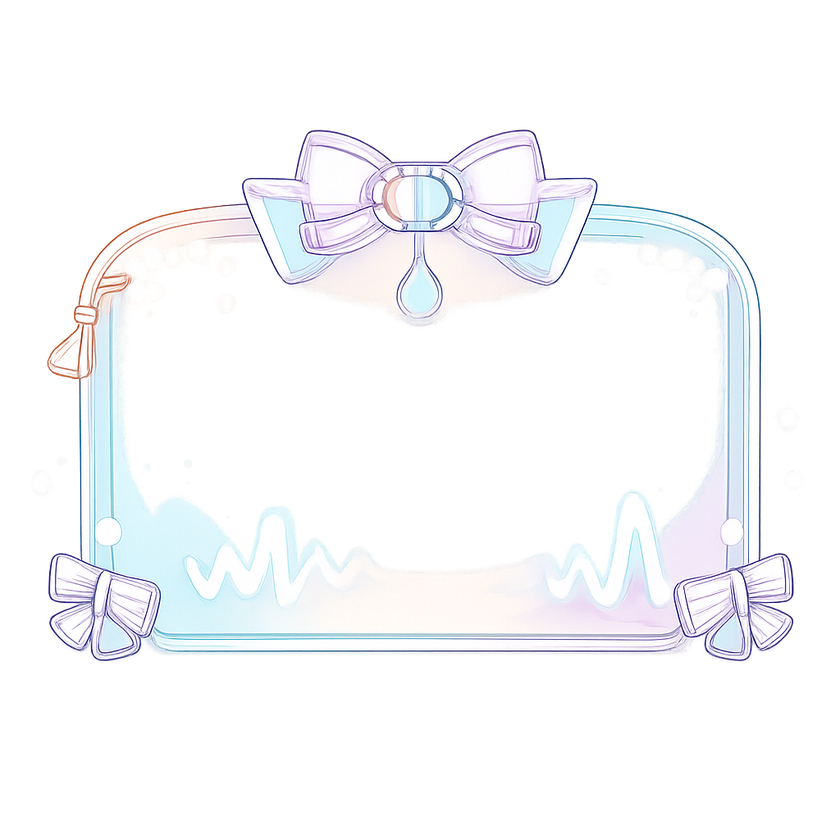
#> input picture desktop/src/assets/transvortex/asr-config-charm.png, 840 x 840 px, shrunk from 1024 x 1024 before the run
$ python extract_checkerboard_alpha.py --input ../desktop/src/assets/transvortex/asr-config-charm.png --out out.png
#> lines starting #> are read from the running program, lines starting #| are printed output that depends on the picture; after the words box and inside, x2 and y2 are one past the last pixel; in counts of white or black regions, pixels touching at a corner belong together
"""Extract alpha from images that contain a rendered checkerboard background.

This is a production-asset helper for generated frontend images. Some image
models draw a fake transparency checkerboard instead of returning a PNG with an
alpha channel. This script removes only checkerboard-colored pixels connected to
the image boundary, then writes a real RGBA PNG.
"""

from __future__ import annotations

import argparse
from collections import Counter, deque
from pathlib import Path

try:
    from PIL import Image, ImageFilter
except ImportError as exc:  # pragma: no cover - environment guard
    raise SystemExit(
        "Pillow is required. Install it with: python -m pip install pillow"
    ) from exc


RGB = tuple[int, int, int]


def parse_args() -> argparse.Namespace:
    parser = argparse.ArgumentParser(
        description="Convert fake checkerboard transparency into a real alpha PNG."
    )
    parser.add_argument("--input", required=True, help="Source PNG with fake checkerboard background.")
    parser.add_argument("--out", required=True, help="Output RGBA PNG path.")
    parser.add_argument(
        "--tolerance",
        type=int,
        default=18,
        help="RGB distance tolerance for checkerboard colors. Default: 18.",
    )
    parser.add_argument(
        "--sample-step",
        type=int,
        default=8,
        help="Pixel step for border color sampling. Default: 8.",
    )
    parser.add_argument(
        "--edge-contract",
        type=int,
        default=1,
        help="Grow the removed background by this many pixels. Default: 1.",
    )
    parser.add_argument(
        "--edge-feather",
        type=float,
        default=0.5,
        help="Feather alpha edge radius in pixels. Default: 0.5.",
    )
    return parser.parse_args()


def rgb_distance(a: RGB, b: RGB) -> int:
    return max(abs(a[0] - b[0]), abs(a[1] - b[1]), abs(a[2] - b[2]))


def quantize(color: RGB, bucket: int = 8) -> RGB:
    return tuple((channel // bucket) * bucket for channel in color)  # type: ignore[return-value]


def sample_border_colors(image: Image.Image, step: int) -> list[RGB]:
    rgb = image.convert("RGB")
    width, height = rgb.size
    pixels = rgb.load()
    colors: list[RGB] = []

    for x in range(0, width, step):
        colors.append(pixels[x, 0])
        colors.append(pixels[x, height - 1])
    for y in range(0, height, step):
        colors.append(pixels[0, y])
        colors.append(pixels[width - 1, y])

    counts = Counter(quantize(color) for color in colors)
    return [color for color, _count in counts.most_common(4)]


def is_background(color: RGB, background_colors: list[RGB], tolerance: int) -> bool:
    return any(rgb_distance(color, bg) <= tolerance for bg in background_colors)


def flood_boundary_background(
    image: Image.Image, background_colors: list[RGB], tolerance: int
) -> Image.Image:
    rgb = image.convert("RGB")
    width, height = rgb.size
    pixels = rgb.load()
    visited = bytearray(width * height)
    queue: deque[tuple[int, int]] = deque()

    def index(x: int, y: int) -> int:
        return y * width + x

    def enqueue_if_background(x: int, y: int) -> None:
        i = index(x, y)
        if visited[i]:
            return
        visited[i] = 1
        if is_background(pixels[x, y], background_colors, tolerance):
            queue.append((x, y))

    for x in range(width):
        enqueue_if_background(x, 0)
        enqueue_if_background(x, height - 1)
    for y in range(height):
        enqueue_if_background(0, y)
        enqueue_if_background(width - 1, y)

    background = Image.new("L", (width, height), 0)
    background_pixels = background.load()

    while queue:
        x, y = queue.popleft()
        background_pixels[x, y] = 255
        for nx, ny in ((x - 1, y), (x + 1, y), (x, y - 1), (x, y + 1)):
            if nx < 0 or ny < 0 or nx >= width or ny >= height:
                continue
            i = index(nx, ny)
            if visited[i]:
                continue
            visited[i] = 1
            if is_background(pixels[nx, ny], background_colors, tolerance):
                queue.append((nx, ny))

    return background


def make_alpha(background_mask: Image.Image, edge_contract: int, edge_feather: float) -> Image.Image:
    mask = background_mask
    if edge_contract > 0:
        mask = mask.filter(ImageFilter.MaxFilter(edge_contract * 2 + 1))

    alpha = Image.eval(mask, lambda value: 255 - value)
    if edge_feather > 0:
        alpha = alpha.filter(ImageFilter.GaussianBlur(edge_feather))
    return alpha


def main() -> int:
    args = parse_args()
    source = Path(args.input)
    out = Path(args.out)

    image = Image.open(source).convert("RGBA")
#> image is the input picture: PIL image 840x840 RGBA; mean R, G, B, A 62.6, 63.5, 65.8, 62.5
    background_colors = sample_border_colors(image, args.sample_step)
#> in sample_border_colors, `rgb = image.convert("RGB")`:
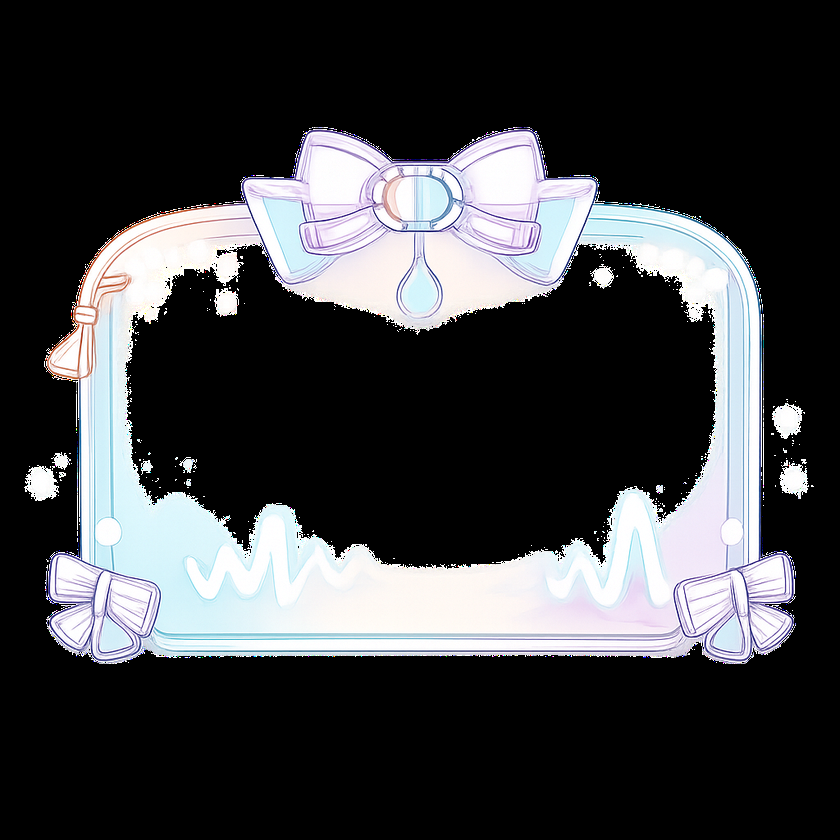
#> rgb: PIL image 840x840 RGB; mean R, G, B 62.6, 63.5, 65.8
#> after the loop in sample_border_colors, `for x in range(0, width, step):`: colors = 210 items, first 6: (0, 0, 0), (0, 0, 0), (0, 0, 0), (0, 0, 0), (0, 0, 0), (0, 0, 0)
#> after the loop in sample_border_colors, `for y in range(0, height, step):`: colors = 420 items, first 6: (0, 0, 0), (0, 0, 0), (0, 0, 0), (0, 0, 0), (0, 0, 0), (0, 0, 0)
#> in sample_border_colors, `counts = Counter(quantize(color) for color in colors)`: counts = {(0, 0, 0): 420}
#> background_colors = [(0, 0, 0)]
    background = flood_boundary_background(image, background_colors, args.tolerance)
#> in flood_boundary_background, `background = Image.new("L", (width, height), 0)`: background: PIL image 840x840 L; every value is 0
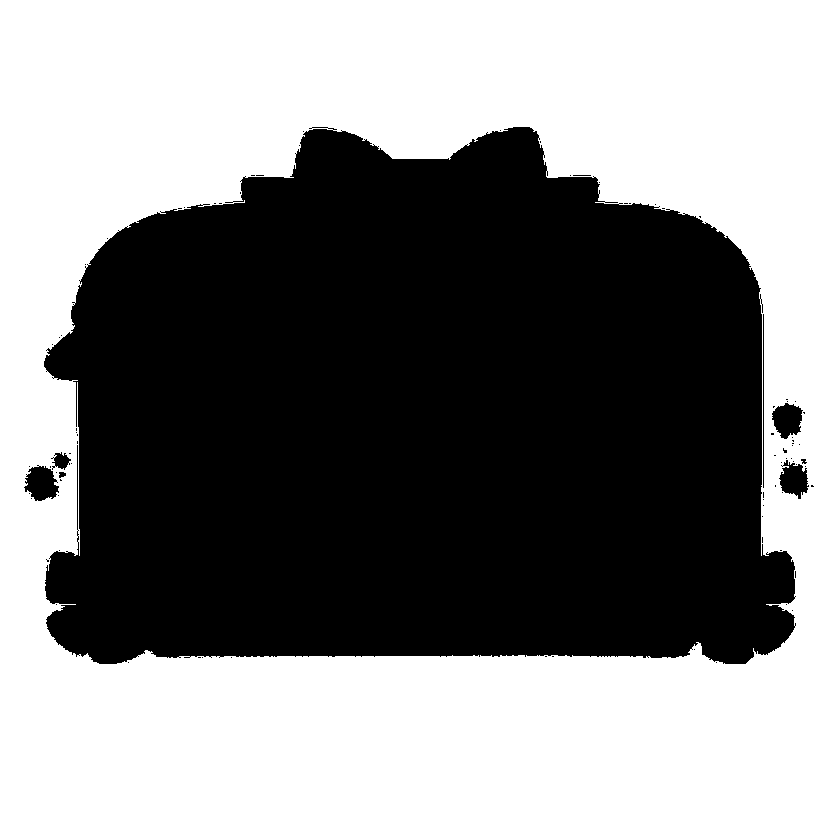
#> background: PIL image 840x840 L; 53% white; 87 black regions (79 under 20 px), largest, box (x1, y1, x2, y2) and area: (44, 127, 796, 664) 328976, (24, 465, 59, 501) 859, (772, 403, 803, 439) 776
    alpha = make_alpha(background, args.edge_contract, args.edge_feather)
#> in make_alpha, `mask = mask.filter(ImageFilter.MaxFilter(edge_contract * 2 + 1))`:
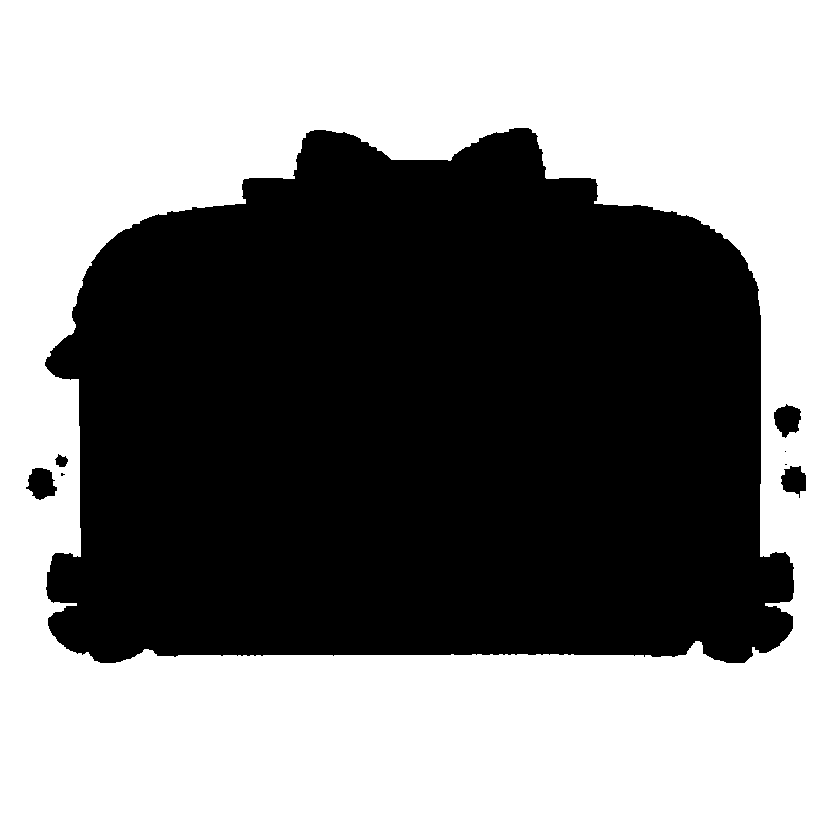
#> mask: PIL image 840x840 L; 53.6% white; 8 black regions (3 under 20 px), largest, box (x1, y1, x2, y2) and area: (45, 128, 794, 663) 325278, (26, 468, 57, 500) 673, (774, 404, 801, 438) 623, (781, 466, 806, 498) 540, (55, 454, 68, 467) 111
#> in make_alpha, `alpha = alpha.filter(ImageFilter.GaussianBlur(edge_feather))`:
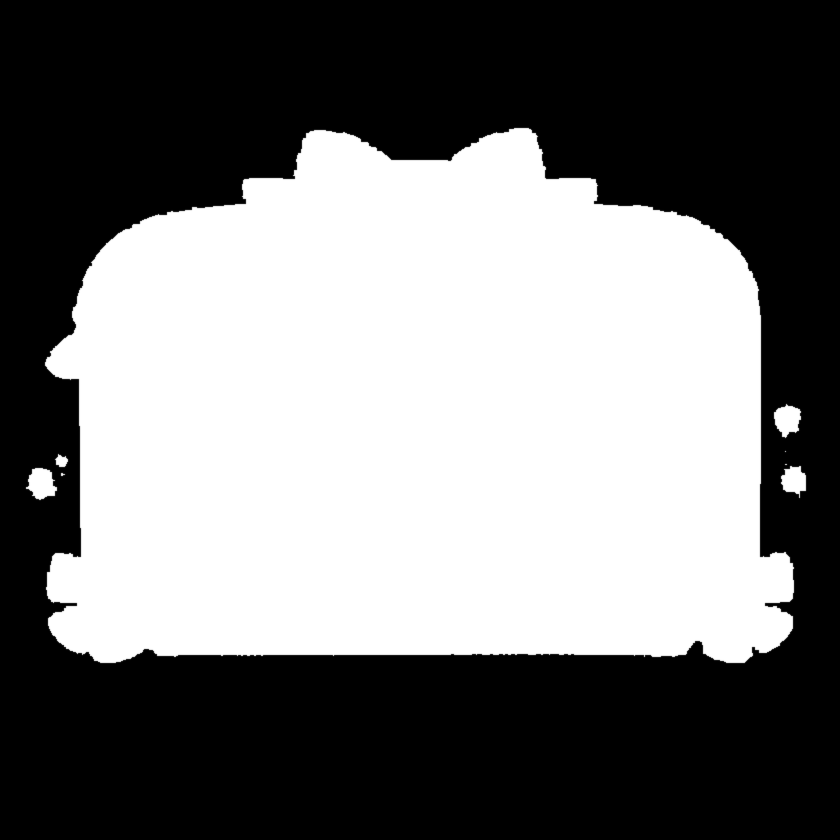
#> alpha: PIL image 840x840 L; min 0, max 255, mean 118.3

    result = image.copy()
    result.putalpha(alpha)
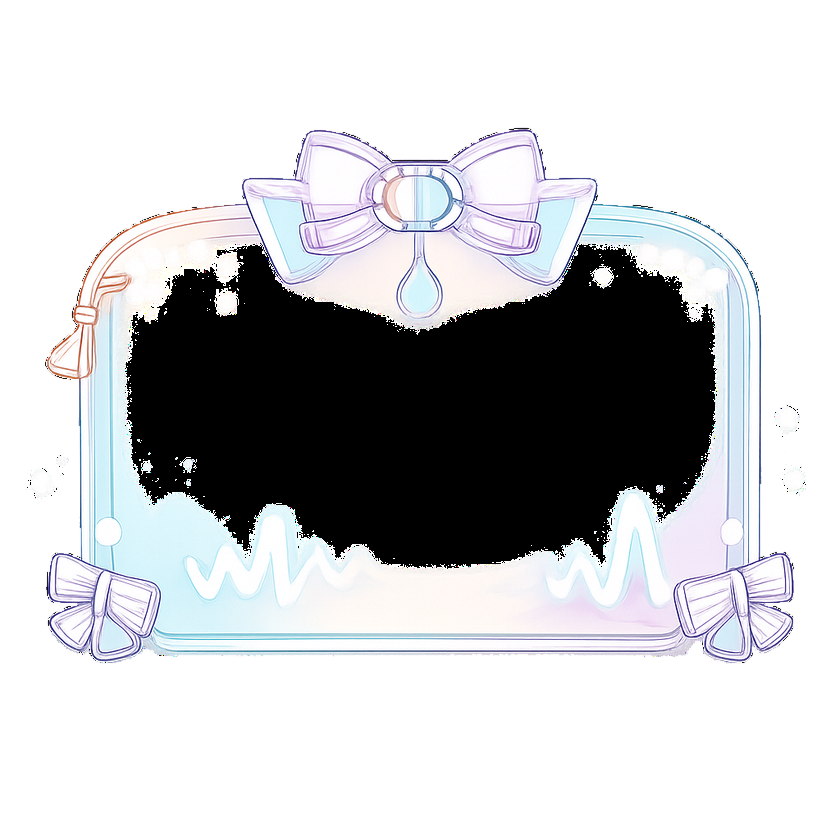
#> result: PIL image 840x840 RGBA; mean R, G, B, A 62.6, 63.5, 65.8, 118.3; transparent parts drawn white
    out.parent.mkdir(parents=True, exist_ok=True)
    result.save(out)

    print(f"Wrote {out}")
    print(f"Detected checkerboard colors: {background_colors}")
#| Detected checkerboard colors: [(0, 0, 0)]
    return 0


if __name__ == "__main__":
    raise SystemExit(main())
#> (the program exits here)
